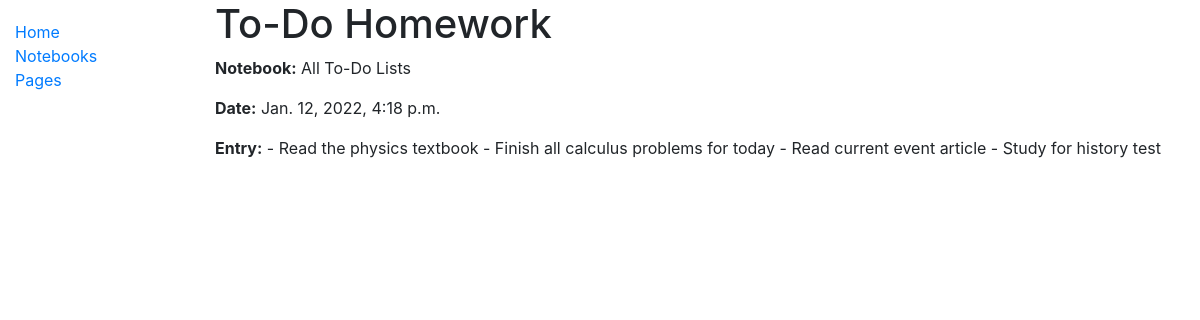
The page /notebooks/page/1 on the database as committed earlier.
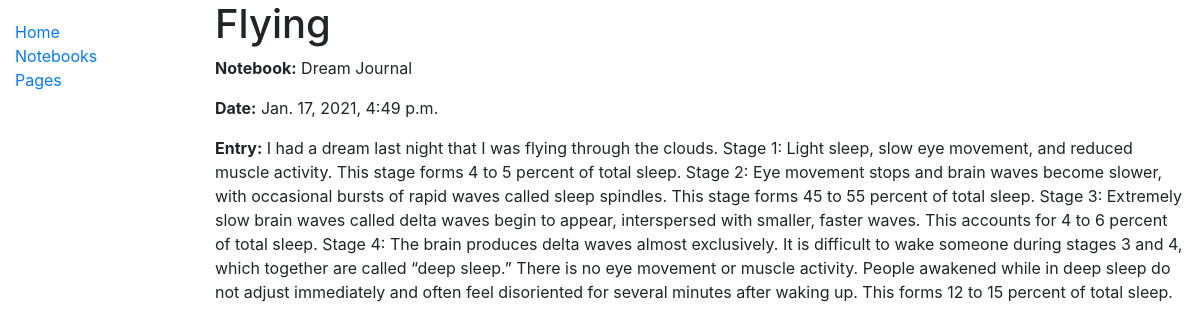
The same page on the database as committed later.
### notebooks/models.py (models this page shows, shortened)
class Page(models.Model):
    title = models.CharField(max_length=200, help_text='Enter the title of your entry')
    date = models.DateTimeField(auto_now=True)
    entry = models.TextField(max_length=6000, help_text='Type in your entry here')
    journal = models.ForeignKey('Notebk', on_delete=models.SET_NULL, null=True)
    """ String for representing the Model object. """

class Notebk(models.Model):
    title = models.CharField(max_length=200, help_text='Enter the title of this notebook')
    description = models.CharField(max_length=800, help_text='Enter a brief description of this notebook')
    login = models.ForeignKey('Login', on_delete=models.SET_NULL, null=True)
    def __str__(self):
        return self.title

### notebooks/views.py (the view)
# urls.py: path('page/<int:pk>', views.PageDetailView.as_view(), name='page-detail'),
class PageDetailView(generic.DetailView):
    model = Page

### notebooks/templates/notebooks/page_detail.html (shortened to what this page needs)
{% extends "base_generic.html" %}
{% block content %}
  <h1>{{ page.title }}</h1>
  <p><strong>Notebook:</strong> {{ page.journal }}</p>
  <p><strong>Date:</strong> {{ page.date }}</p>
  <p><strong>Entry:</strong> {{ page.entry }}</p>
{% endblock %}

Rows that differ between the two databases and show on the page:
changed Page: title "To-Do Homework" → "Flying"; journal "All To-Do Lists" → "Dream Journal"; date "Jan. 12, 2022, 4:18 p.m." → "Jan. 17, 2021, 4:49 p.m."; entry "- Read the physics textbook - Finish all calculus problems for today - Read current event article - Study for history test" → "I had a dream last night that I was flying through the clouds. Stage 1: Light sleep, slow eye movement, and reduced muscle activity. This stage forms 4 to 5 percent of total sleep. Stage 2: Eye movement stops and brain waves become slower, with occasional bursts of rapid waves called sleep spindles. This stage forms 45 to 55 percent of total sleep. Stage 3: Extremely slow brain waves called delta waves begin to appear, interspersed with smaller, faster waves. This accounts for 4 to 6 percent of total sleep. Stage 4: The brain produces delta waves almost exclusively. It is difficult to wake someone during stages 3 and 4, which together are called “deep sleep.” There is no eye movement or…"
